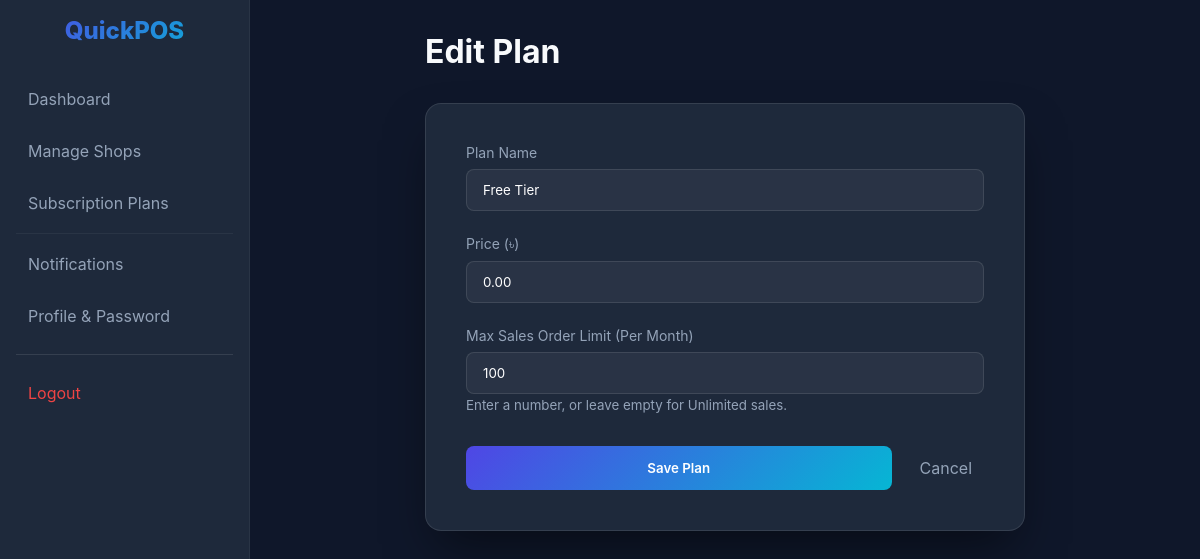
Screenshot of /views/super_admin/plan_form.php?id=1 (signed in) with the database file from the repository.
### tables this page shows
CREATE TABLE IF NOT EXISTS subscription_plans (
    id INT AUTO_INCREMENT PRIMARY KEY,
    name VARCHAR(50) NOT NULL,
    price DECIMAL(10,2) NOT NULL,
    max_sales INT DEFAULT -1,  
    created_at TIMESTAMP DEFAULT CURRENT_TIMESTAMP
);

### includes/db.php (called while the page is built, shortened)
<?php
class Database {
    public $conn;
    public function __construct() {
        $this->host = getenv('DB_HOST') ?: 'localhost';
        $this->user = getenv('DB_USER') ?: 'root';
        $this->pass = getenv('DB_PASS') ?: '';
        $this->dbname = getenv('DB_NAME') ?: 'pos_db';
        try {
            $this->conn = new mysqli($this->host, $this->user, $this->pass, $this->dbname);
            $this->conn->set_charset("utf8");
            $this->conn->query("SET time_zone = '+06:00'");
        } catch (Exception $e) {
            die("<div style='font-family: sans-serif; text-align: center; padding: 50px;'>
                <h1 style='color: #ef4444;'>Database Connection Failed</h1>
                <p>Could not connect to the database. Error: " . $e->getMessage() . "</p>
                <div style='background: #f3f4f6; padding: 20px; display: inline-block; border-radius: 8px; text-align: left;'>
                    <strong>Possible Solutions:</strong>
                    <ul>
                        <li>Is your <strong>XAMPP MySQL</strong> server running?</li>
                        <li>Check if port 3306 is available.</li>
                        <li>Verify credentials in <code>.env</code> file.</li>
                    </ul>
                </div>
            </div>");
        }
    }
    public function query($sql, $params = [], $types = "") {
        $stmt = $this->conn->prepare($sql);
        if (!empty($params)) {
             $stmt->bind_param($types, ...$params);
        }
        $stmt->execute();
        return $stmt;
    }
}
$db = new Database();
?>

### models/Core.php (called while the page is built, shortened)
<?php
require_once __DIR__ . '/../includes/db.php';
class Core {
    protected $db;
    public function __construct() {
        global $db;
        $this->db = $db;
    }
    public function query($sql, $params = [], $types = "") {
        return $this->db->query($sql, $params, $types);
    }
}
?>

### models/SubscriptionPlan.php (called while the page is built, shortened)
<?php
require_once 'Core.php';
class SubscriptionPlan extends Core {
    public function get($id) {
        return $this->query("SELECT * FROM subscription_plans WHERE id = ?", [$id], "i")->get_result()->fetch_assoc();
    }
}
?>

### views/super_admin/plan_form.php (the view, shortened to what this page needs)
<?php
require_once '../../models/SubscriptionPlan.php';
$planModel = new SubscriptionPlan();
$plan = null;
$id = $_GET['id'] ?? null;
if ($id) {
    $plan = $planModel->get($id);
}
?>
<!DOCTYPE html>
<html lang="en">
<head>
    <link rel="stylesheet" href="../../assets/css/style.css">
</head>
<body>
    <div class="dashboard-layout">
        <?php include '../includes/sidebar.php'; ?>
        <div class="main-content">
            <div style="max-width: 600px; margin: 0 auto;">
                <h1><?php echo $id ? 'Edit' : 'Create New'; ?> Plan</h1>
                <form method="POST" class="auth-container" style="max-width: 100%; margin-top: 2rem;">
                    <div class="form-group">
                        <label class="form-label">Plan Name</label>
                        <input type="text" name="name" class="form-input" required
                            value="<?php echo $plan['name'] ?? ''; ?>" placeholder="e.g. Enterprise Tier">
                    </div>
                    <div class="form-group">
                        <label class="form-label">Price (৳)</label>
                        <input type="number" step="0.01" name="price" class="form-input" required
                            value="<?php echo $plan['price'] ?? '0.00'; ?>">
                    </div>
                    <div class="form-group">
                        <label class="form-label">Max Sales Order Limit (Per Month)</label>
                        <input type="number" name="max_sales" class="form-input"
                            value="<?php echo isset($plan) && $plan['max_sales'] != -1 ? $plan['max_sales'] : ''; ?>"
                            placeholder="Leave empty for Unlimited">
                        <small style="color: var(--text-gray);">Enter a number, or leave empty for Unlimited
                            sales.</small>
                    </div>
                    <div style="display: flex; gap: 1rem; margin-top: 2rem;">
                        <button type="submit" class="btn-primary">Save Plan</button>
                        <a href="plans.php"
                            style="padding: 0.75rem; color: var(--text-gray); text-decoration: none;">Cancel</a>
                    </div>
                </form>
            </div>
        </div>
    </div>
</body>
</html>

### assets/css/style.css (style rules this page uses)
:root { --primary: #4f46e5; --primary-dark: #4338ca; --secondary: #64748b; --bg-dark: #0f172a; --bg-card: #1e293b; --text-light: #f8fafc; --text-gray: #94a3b8; --gradient: linear-gradient(135deg, #4f46e5 0%, #06b6d4 100%); }
* { box-sizing: border-box; margin: 0; padding: 0; font-family: 'Inter', system-ui, sans-serif; }
body { background-color: var(--bg-dark); color: var(--text-light); height: 100vh; display: flex; justify-content: center; align-items: center; overflow: hidden; }
.auth-container { background: var(--bg-card); padding: 2.5rem; border-radius: 1rem; box-shadow: 0 25px 50px -12px rgba(0, 0, 0, 0.5); width: 100%; max-width: 400px; border: 1px solid rgba(255, 255, 255, 0.1); backdrop-filter: blur(10px); }
.form-group { margin-bottom: 1.5rem; }
.form-label { display: block; margin-bottom: 0.5rem; color: var(--text-gray); font-size: 0.875rem; }
.form-input { width: 100%; padding: 0.75rem 1rem; background: rgba(255, 255, 255, 0.05); border: 1px solid rgba(255, 255, 255, 0.1); border-radius: 0.5rem; color: white; transition: all 0.3s ease; }
.btn-primary { width: 100%; padding: 0.75rem; background: var(--gradient); border: none; border-radius: 0.5rem; color: white; font-weight: 600; cursor: pointer; transition: opacity 0.3s; }
.dashboard-layout { display: flex; height: 100vh; width: 100vw; }
.main-content { flex: 1; overflow-y: auto; padding: 2rem; }

### rows the page displays
subscription_plans: name "Free Tier", price "0.00", max_sales "100"
